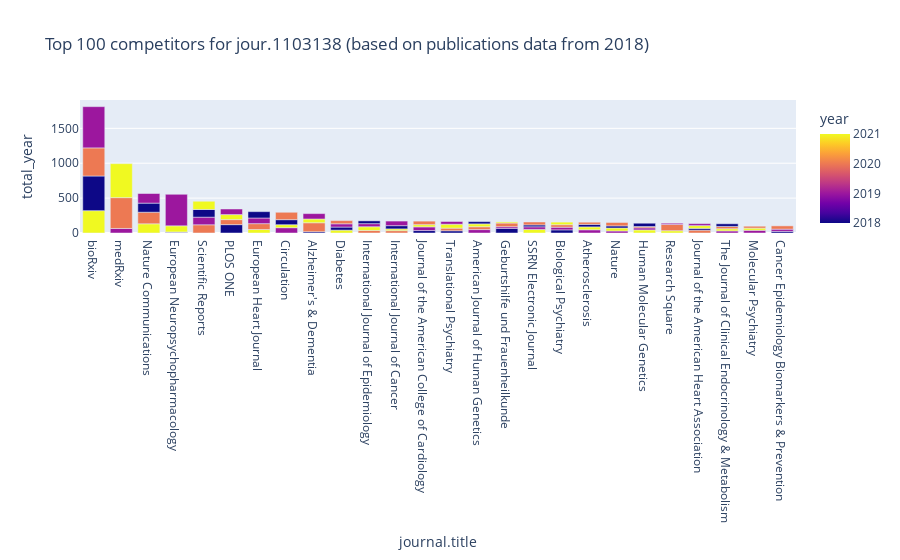

The notebook cell this image was saved under:
### Markdown cell above
## Visualizations

### Code cell
threshold = 100
temp = journals.sort_values("total", ascending=False)[:threshold]

px.bar(journals[:threshold], 
       x="journal.title", y="total_year", 
       color="year",
       hover_name="journal.title", 
       hover_data=['journal.id', 'journal.title', 'total' ], 
       title=f"Top {threshold} competitors for {journal_id} (based on publications data from {start_year})")

### Figure 1 — Plotly figure (JSON) as saved in the notebook; plotly's stock layout.template omitted (floating-point values rounded to 4 significant figures; data arrays with more than 128 entries replaced by an {"elided": "..."} marker saying what was removed)
{"data": [{"alignmentgroup": "True", "customdata": {"elided": "100x2 mixed values"}, "hovertemplate": "<b>%{hovertext}</b><br><br>journal.title=%{x}<br>total_year=%{y}<br>journal.id=%{customdata[0]}<br>total=%{customdata[1]}<br>year=%{marker.color}<extra></extra>", "hovertext": ["bioRxiv", "bioRxiv", "bioRxiv", "bioRxiv", "medRxiv", "medRxiv", "medRxiv", "Nature Communications", "Nature Communications", "Nature Communications", "Nature Communications", "European Neuropsychopharmacology", "European Neuropsychopharmacology", "European Neuropsychopharmacology", "European Neuropsychopharmacology", "Scientific Reports", "Scientific Reports", "Scientific Reports", "Scientific Reports", "PLOS ONE", "PLOS ONE", "PLOS ONE", "PLOS ONE", "European Heart Journal", "European Heart Journal", "European Heart Journal", "European Heart Journal", "Circulation", "Circulation", "Circulation", "Circulation", "Alzheimer's & Dementia", "Alzheimer's & Dementia", "Alzheimer's & Dementia", "Alzheimer's & Dementia", "Diabetes", "Diabetes", "Diabetes", "Diabetes", "International Journal of Epidemiology", "International Journal of Epidemiology", "International Journal of Epidemiology", "International Journal of Epidemiology", "International Journal of Cancer", "International Journal of Cancer", "International Journal of Cancer", "International Journal of Cancer", "Journal of the American College of Cardiology", "Journal of the American College of Cardiology", "Journal of the American College of Cardiology", "Journal of the American College of Cardiology", "Translational Psychiatry", "Translational Psychiatry", "Translational Psychiatry", "Translational Psychiatry", "American Journal of Human Genetics", "American Journal of Human Genetics", "American Journal of Human Genetics", "American Journal of Human Genetics", "Geburtshilfe und Frauenheilkunde", "Geburtshilfe und Frauenheilkunde", "Geburtshilfe und Frauenheilkunde", "Geburtshilfe und Frauenheilkunde", "SSRN Electronic Journal", "SSRN Electronic Journal", "SSRN Electronic Journal", "SSRN Electronic Journal", "Biological Psychiatry", "Biological Psychiatry", "Biological Psychiatry", "Biological Psychiatry", "Atherosclerosis", "Atherosclerosis", "Atherosclerosis", "Atherosclerosis", "Nature", "Nature", "Nature", "Nature", "Human Molecular Genetics", "Human Molecular Genetics", "Research Square", "Research Square", "Human Molecular Genetics", "Human Molecular Genetics", "Research Square", "Journal of the American Heart Association", "Journal of the American Heart Association", "Journal of the American Heart Association", "Journal of the American Heart Association", "The Journal of Clinical Endocrinology & Metabolism", "The Journal of Clinical Endocrinology & Metabolism", "The Journal of Clinical Endocrinology & Metabolism", "The Journal of Clinical Endocrinology & Metabolism", "Molecular Psychiatry", "Cancer Epidemiology Biomarkers & Prevention", "Molecular Psychiatry", "Cancer Epidemiology Biomarkers & Prevention", "Molecular Psychiatry", "Cancer Epidemiology Biomarkers & Prevention"], "legendgroup": "", "marker": {"color": [2021, 2018, 2020, 2019, 2019, 2020, 2021, 2021, 2020, 2018, 2019, 2020, 2018, 2021, 2019, 2020, 2019, 2018, 2021, 2018, 2020, 2021, 2019, 2021, 2020, 2019, 2018, 2019, 2021, 2018, 2020, 2018, 2020, 2021, 2019, 2021, 2018, 2019, 2020, 2020, 2021, 2019, 2018, 2020, 2021, 2018, 2019, 2018, 2019, 2021, 2020, 2018, 2020, 2021, 2019, 2019, 2020, 2021, 2018, 2018, 2019, 2020, 2021, 2021, 2019, 2018, 2020, 2018, 2019, 2020, 2021, 2019, 2021, 2018, 2020, 2019, 2021, 2018, 2020, 2021, 2019, 2021, 2020, 2020, 2018, 2019, 2020, 2018, 2021, 2019, 2019, 2021, 2020, 2018, 2019, 2018, 2021, 2019, 2020, 2020], "coloraxis": "coloraxis", "pattern": {"shape": ""}}, "name": "", "offsetgroup": "", "orientation": "v", "showlegend": false, "textposition": "auto", "type": "bar", "x": ["bioRxiv", "bioRxiv", "bioRxiv", "bioRxiv", "medRxiv", "medRxiv", "medRxiv", "Nature Communications", "Nature Communications", "Nature Communications", "Nature Communications", "European Neuropsychopharmacology", "European Neuropsychopharmacology", "European Neuropsychopharmacology", "European Neuropsychopharmacology", "Scientific Reports", "Scientific Reports", "Scientific Reports", "Scientific Reports", "PLOS ONE", "PLOS ONE", "PLOS ONE", "PLOS ONE", "European Heart Journal", "European Heart Journal", "European Heart Journal", "European Heart Journal", "Circulation", "Circulation", "Circulation", "Circulation", "Alzheimer's & Dementia", "Alzheimer's & Dementia", "Alzheimer's & Dementia", "Alzheimer's & Dementia", "Diabetes", "Diabetes", "Diabetes", "Diabetes", "International Journal of Epidemiology", "International Journal of Epidemiology", "International Journal of Epidemiology", "International Journal of Epidemiology", "International Journal of Cancer", "International Journal of Cancer", "International Journal of Cancer", "International Journal of Cancer", "Journal of the American College of Cardiology", "Journal of the American College of Cardiology", "Journal of the American College of Cardiology", "Journal of the American College of Cardiology", "Translational Psychiatry", "Translational Psychiatry", "Translational Psychiatry", "Translational Psychiatry", "American Journal of Human Genetics", "American Journal of Human Genetics", "American Journal of Human Genetics", "American Journal of Human Genetics", "Geburtshilfe und Frauenheilkunde", "Geburtshilfe und Frauenheilkunde", "Geburtshilfe und Frauenheilkunde", "Geburtshilfe und Frauenheilkunde", "SSRN Electronic Journal", "SSRN Electronic Journal", "SSRN Electronic Journal", "SSRN Electronic Journal", "Biological Psychiatry", "Biological Psychiatry", "Biological Psychiatry", "Biological Psychiatry", "Atherosclerosis", "Atherosclerosis", "Atherosclerosis", "Atherosclerosis", "Nature", "Nature", "Nature", "Nature", "Human Molecular Genetics", "Human Molecular Genetics", "Research Square", "Research Square", "Human Molecular Genetics", "Human Molecular Genetics", "Research Square", "Journal of the American Heart Association", "Journal of the American Heart Association", "Journal of the American Heart Association", "Journal of the American Heart Association", "The Journal of Clinical Endocrinology & Metabolism", "The Journal of Clinical Endocrinology & Metabolism", "The Journal of Clinical Endocrinology & Metabolism", "The Journal of Clinical Endocrinology & Metabolism", "Molecular Psychiatry", "Cancer Epidemiology Biomarkers & Prevention", "Molecular Psychiatry", "Cancer Epidemiology Biomarkers & Prevention", "Molecular Psychiatry", "Cancer Epidemiology Biomarkers & Prevention"], "xaxis": "x", "y": [320, 497, 403, 591, 65, 442, 487, 132, 166, 130, 138, 9, 6, 88, 452, 118, 109, 110, 118, 120, 72, 72, 80, 50, 84, 81, 91, 76, 43, 72, 106, 18, 129, 54, 77, 41, 44, 47, 46, 36, 54, 44, 40, 34, 25, 46, 66, 35, 53, 32, 50, 32, 38, 56, 39, 49, 41, 41, 32, 66, 24, 53, 16, 52, 37, 27, 42, 45, 38, 36, 37, 46, 42, 36, 31, 29, 43, 30, 49, 44, 30, 33, 90, 19, 47, 17, 41, 26, 39, 28, 30, 31, 33, 38, 39, 23, 31, 32, 27, 47], "yaxis": "y"}], "layout": {"autosize": true, "barmode": "relative", "coloraxis": {"colorbar": {"title": {"text": "year"}}, "colorscale": [[0, "#0d0887"], [0.1111, "#46039f"], [0.2222, "#7201a8"], [0.3333, "#9c179e"], [0.4444, "#bd3786"], [0.5556, "#d8576b"], [0.6667, "#ed7953"], [0.7778, "#fb9f3a"], [0.8889, "#fdca26"], [1, "#f0f921"]]}, "legend": {"tracegroupgap": 0}, "title": {"text": "Top 100 competitors for jour.1103138 (based on publications data from 2018)"}, "xaxis": {"anchor": "y", "autorange": true, "domain": [0, 1], "range": [-0.5, 25.5], "title": {"text": "journal.title"}, "type": "category"}, "yaxis": {"anchor": "x", "autorange": true, "domain": [0, 1], "range": [0, 1906.0], "title": {"text": "total_year"}, "type": "linear"}}}
